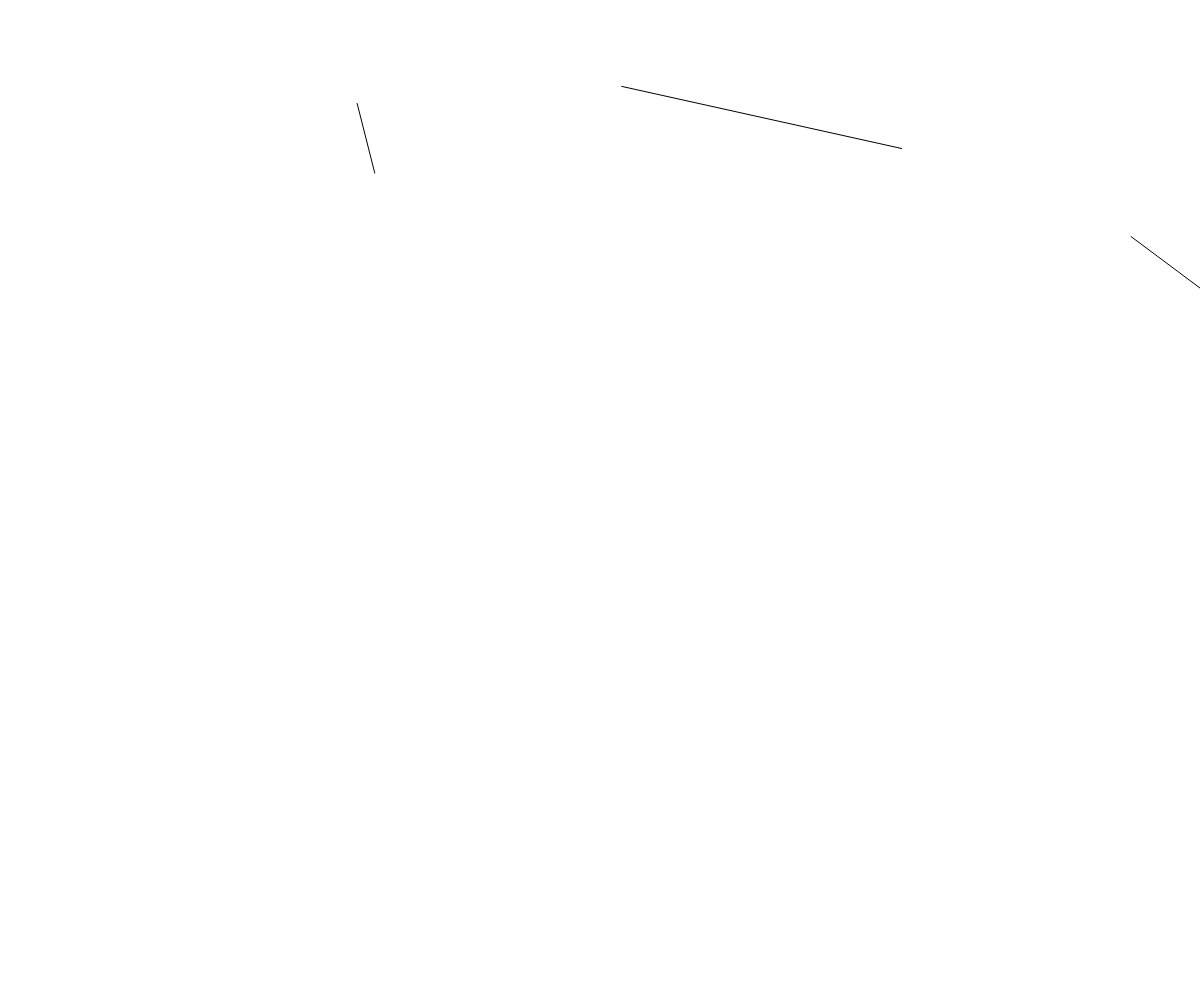
Frame 1 (no input)
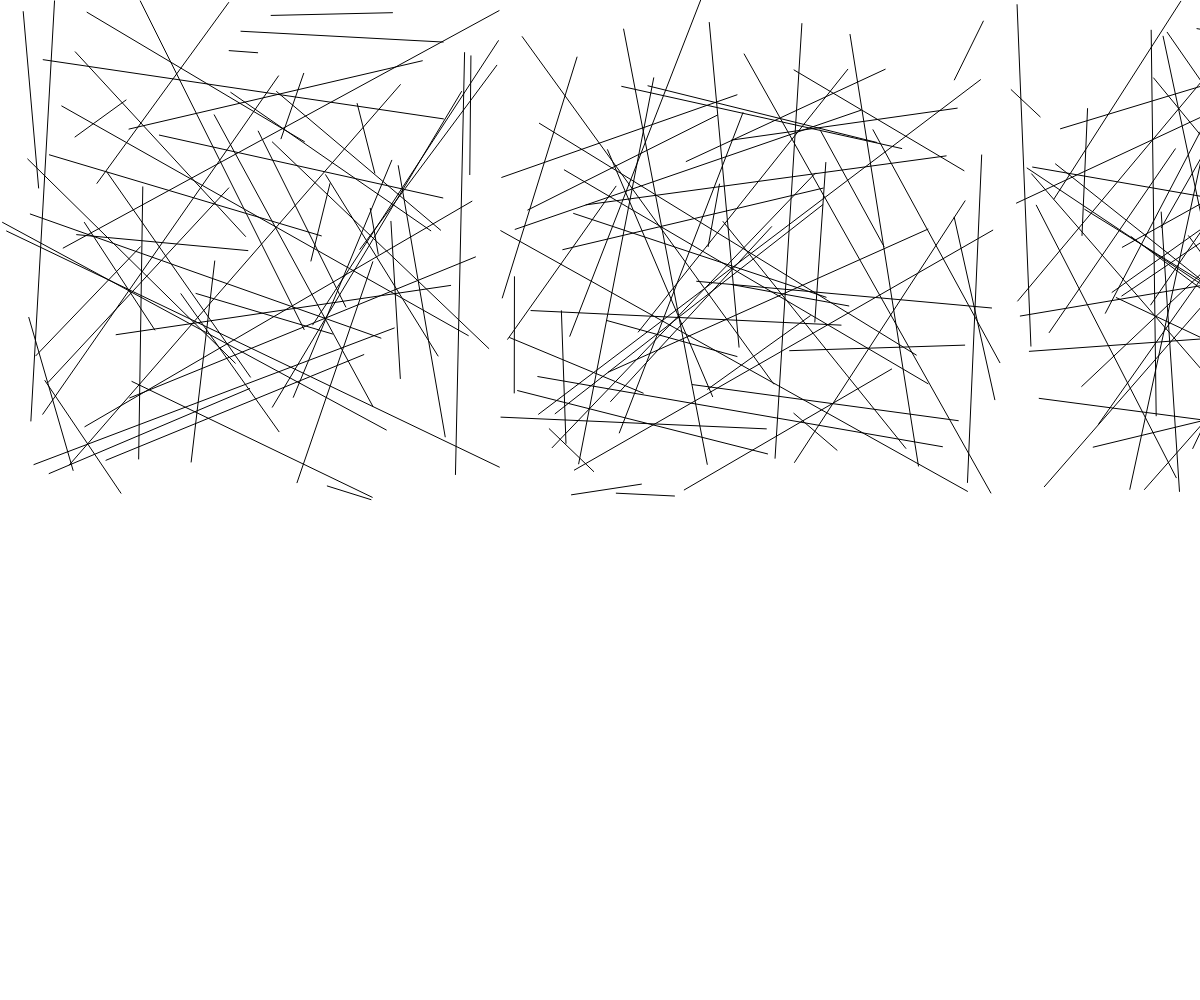
Frame 60 (no input)
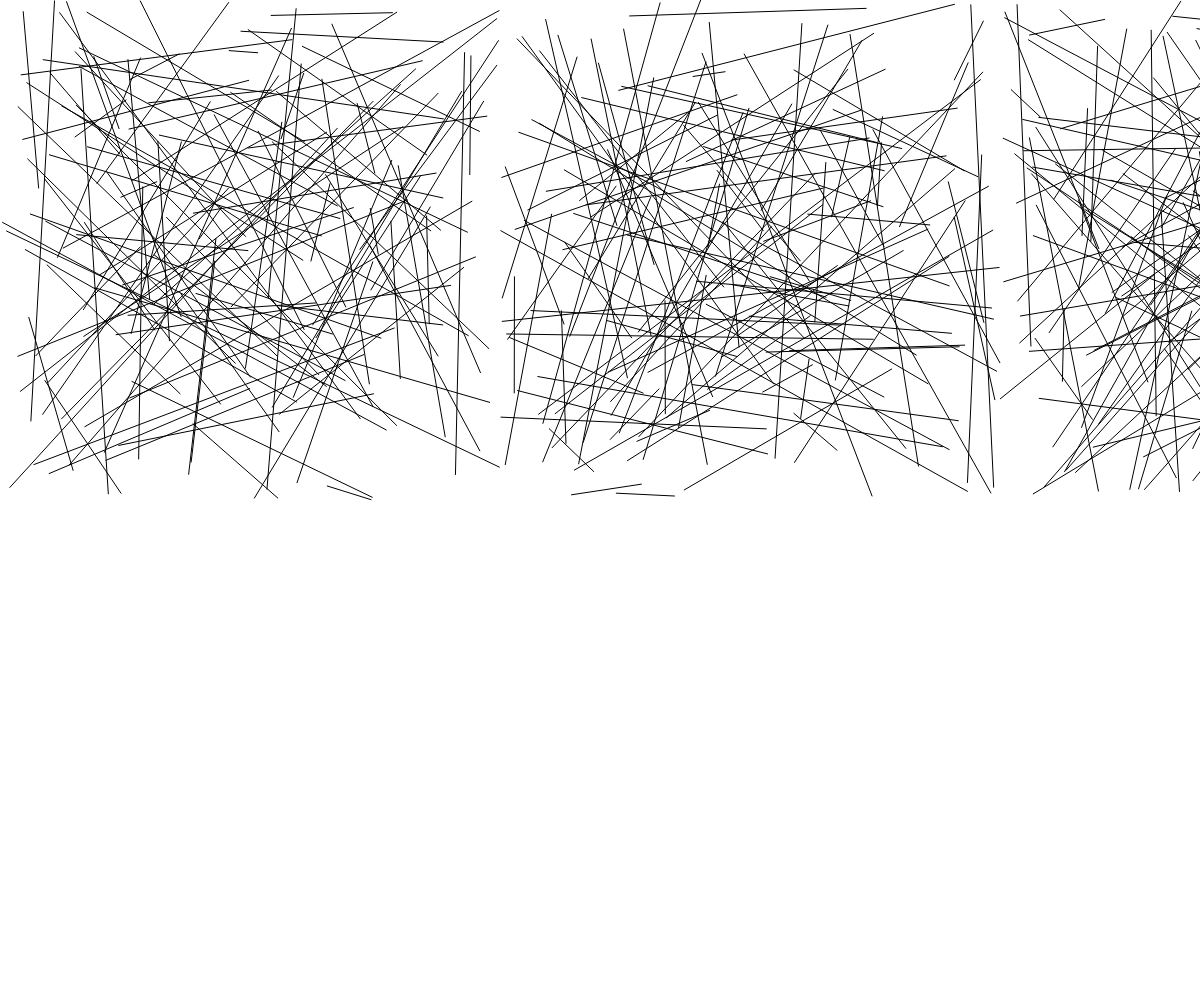
Frame 120 (the mouse pressed at the canvas centre since frame 60)

The p5.js sketch that drew these frames (run headless with seeded random() and noise() and a simulated clock; from frame 60 on, the mouse is pressed at the canvas centre):

// p5.js sketch
// ── sketch.js
function setup() {
    // put setup code here
    createCanvas(windowWidth, windowHeight);
    
  }
  
  function draw() {
    // put drawing code here
  
    // line(0, 0, 99, 99);
    // line(0, 0, windowWidth, windowHeight);
    // line(random(windowWidth), random(windowHeight), random(windowWidth), random(windowHeight));
    // line(random(100), random(100), random(100), random(100));
    line(random(500), random(500), random(500), random(500));
    line(random(500, 1000), random(500), random(500, 1000), random(500));
    line(random(1000, 1500), random(500), random(1000, 1500), random(500));
  }
  
  
